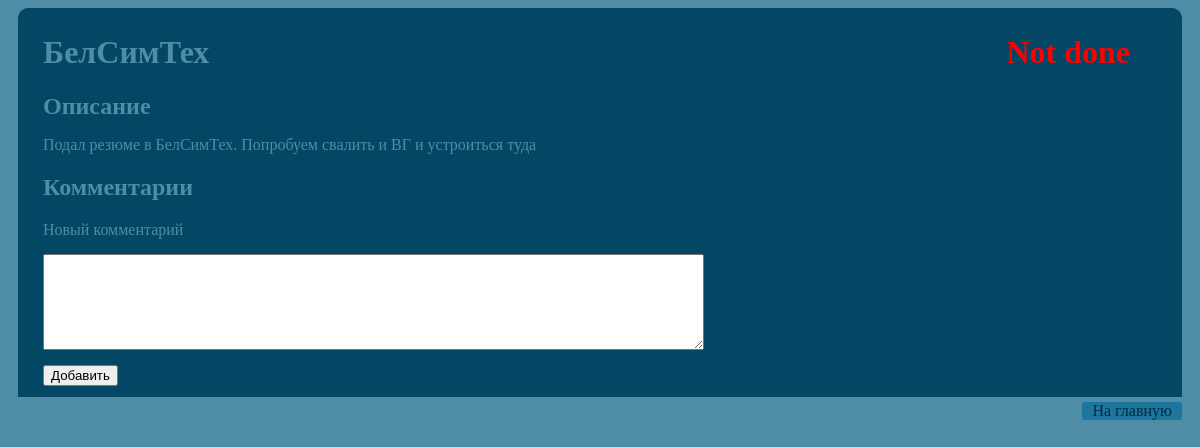
The app's page /taskmanager/6/ with its own data.
### taskmanager/models.py (models this page shows)
class Task(models.Model):
	parent 			= models.ForeignKey('self', null=True, blank=True)
	name 			= models.CharField(max_length=200)
	description 	= models.TextField(max_length=1024)
	create_date 	= models.DateTimeField('creation date')
	due_date 		= models.DateTimeField('due date', blank=True, null=True)
	done_date 		= models.DateTimeField('done date', blank=True, null=True)
	done 			= models.BooleanField(default=False)
	def __unicode__(self):
		return self.name

### taskmanager/views.py (the view)
# urls.py: url(r'^(?P<task_id>[0-9]+)/$', views.detail, name='detail'),				# /taskmanager/10/
def detail(request, task_id):
	task = get_object_or_404(Task, pk=task_id)
	return render(request, 'taskmanager/detail.html', {'task':task})

### taskmanager/templates/taskmanager/detail.html (shortened to what this page needs)
{%load staticfiles %}
<!DOCTYPE html>
<html>
<head>
	<link rel="stylesheet" type="text/css" href="{% static 'taskmanager/style.css'%}" />
</head>
<body>
	<div id='task_container'>
		{% if task %}
			<h1>
				<div id='task_label'> {{ task }} </div>
				{% if task.done%} <div id='done_label'> Done </div>
				{% else %} <div id='undone_label'> Not done </div> {% endif %}
			</h1>
			<div id='section_label'>
				<h2 id='task_label'> Описание </h2>
			</div>
			<p id='description'> {{task.description}} </p>
			<h2> Комментарии </h2>
			<div>
				<form id='form' action="{% url 'add_comment' task.id %}" method="post">
					<label>Новый комментарий</label>
					<textarea id="comment_text" name="content" rows='6' cols='80'></textarea>
					<input id="submit_button" type="submit" value="Добавить">
				</form>
			</div>
		{% endif %}
	</div>
	<div id='button' onclick='location.href="/taskmanager/";'> На главную </div>
</body>
</html>

### taskmanager/static/taskmanager/style.css (style rules this page uses)
body { background-color: #4F8CA6; }
#task_label { display:inline; }
#form { margin-top: 10px; margin-bottom: 10px; }
#task_button, #task_container, #comment_container { font-family: ubuntu; font-size: 16px; margin-left: 10px; margin-right: 10px; margin-top: 5px; margin-bottom: 5px; padding: 5px; padding-left: 25px; padding-bottom: 1px; padding-right: 2px; background-color: #034765; color: #4F8CA6; border-radius: 10px; border-bottom-left-radius: 0px; border-bottom-right-radius: 0px; border-width: 3px; border-style: none; border-color: #A3A3A3; list-style: none; display: block; }
#button, #left_button { border-radius: 3px; background-color: #1C769D; color: #012C3F; margin-right: 10px; margin-bottom: 5px; padding-left: 10px; padding-right: 10px; text-align:right; float: right; display:inline; }
#section_label { display: inline; }
#comment_text { display: block; margin-top: 15px; margin-bottom: 15px; }
#submit_button { display: block; }
#done_label, #undone_label { color: green; display: inline; float: right; margin-right: 50px; }
#undone_label { color: red; }

### records on screen
Task: name "БелСимТех", description "Подал резюме в БелСимТех. Попробуем свалить и ВГ и устроиться туда"
